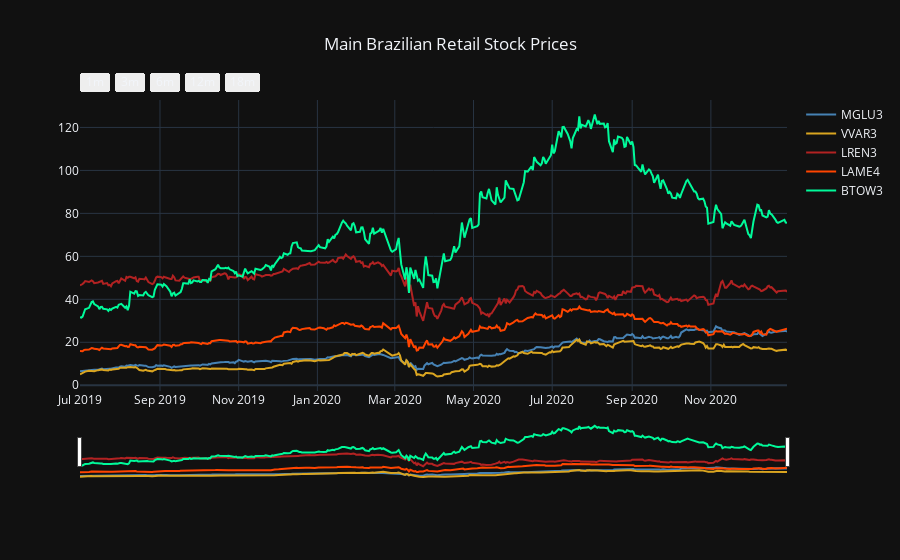

Write notebook code for a chart like this one.
### Code cell
#Comparing the prices of the 4 stocks
trace0= go.Scatter(x=mglu.Date, y=mglu.Close, name='MGLU3', line=dict(color='steelblue'))
trace1= go.Scatter(x=vvar.Date, y=vvar.Close, name='VVAR3', line=dict(color='goldenrod'))
trace2=go.Scatter(x=lren.Date, y=lren.Close, name='LREN3', line=dict(color='firebrick'))
trace3=go.Scatter(x=lame.Date, y=lame.Close, name='LAME4', line=dict(color='orangered'))
trace4=go.Scatter(x=bw.Date, y=bw.Close, name='BTOW3', line=dict(color='MediumSpringGreen'))

fig4 = go.Figure([trace0, trace1, trace2, trace3, trace4])
fig4.update_layout(dict(
    title=dict({
        'text': "Main Brazilian Retail Stock Prices",
        'x':0.5,
        'xanchor': 'center'}),
    xaxis=dict(
        rangeselector=dict(
            buttons=list([
                dict(count=1,
                     label='1m',
                     step='month',
                     stepmode='backward'),
                dict(count=3,
                     label='3m',
                     step='month',
                     stepmode='backward'),
                dict(count=6,
                     label='6m',
                     step='month',
                     stepmode='backward'),
                dict(count=12,
                     label='12m',
                     step='month',
                     stepmode='backward'),
                dict(count=18,
                     label='18m',
                     step='month',
                     stepmode='backward')
            ])
        ),
        rangeslider=dict(
            visible = True
        ),
        type='date')))
fig4.show()

### Figure 1 — Plotly figure (JSON) as saved in the notebook; plotly's stock layout.template omitted (floating-point values rounded to 4 significant figures; data arrays with more than 128 entries replaced by an {"elided": "..."} marker saying what was removed)
{"data": [{"line": {"color": "steelblue"}, "name": "MGLU3", "type": "scatter", "x": {"elided": "373 str values"}, "y": {"elided": "373 float values"}}, {"line": {"color": "goldenrod"}, "name": "VVAR3", "type": "scatter", "x": {"elided": "373 str values"}, "y": {"elided": "373 float values"}}, {"line": {"color": "firebrick"}, "name": "LREN3", "type": "scatter", "x": {"elided": "373 str values"}, "y": {"elided": "373 float values"}}, {"line": {"color": "orangered"}, "name": "LAME4", "type": "scatter", "x": {"elided": "373 str values"}, "y": {"elided": "373 float values"}}, {"line": {"color": "MediumSpringGreen"}, "name": "BTOW3", "type": "scatter", "x": {"elided": "373 str values"}, "y": {"elided": "373 float values"}}], "layout": {"title": {"text": "Main Brazilian Retail Stock Prices", "x": 0.5, "xanchor": "center"}, "xaxis": {"rangeselector": {"buttons": [{"count": 1, "label": "1m", "step": "month", "stepmode": "backward"}, {"count": 3, "label": "3m", "step": "month", "stepmode": "backward"}, {"count": 6, "label": "6m", "step": "month", "stepmode": "backward"}, {"count": 12, "label": "12m", "step": "month", "stepmode": "backward"}, {"count": 18, "label": "18m", "step": "month", "stepmode": "backward"}]}, "rangeslider": {"visible": true}, "type": "date"}}}
